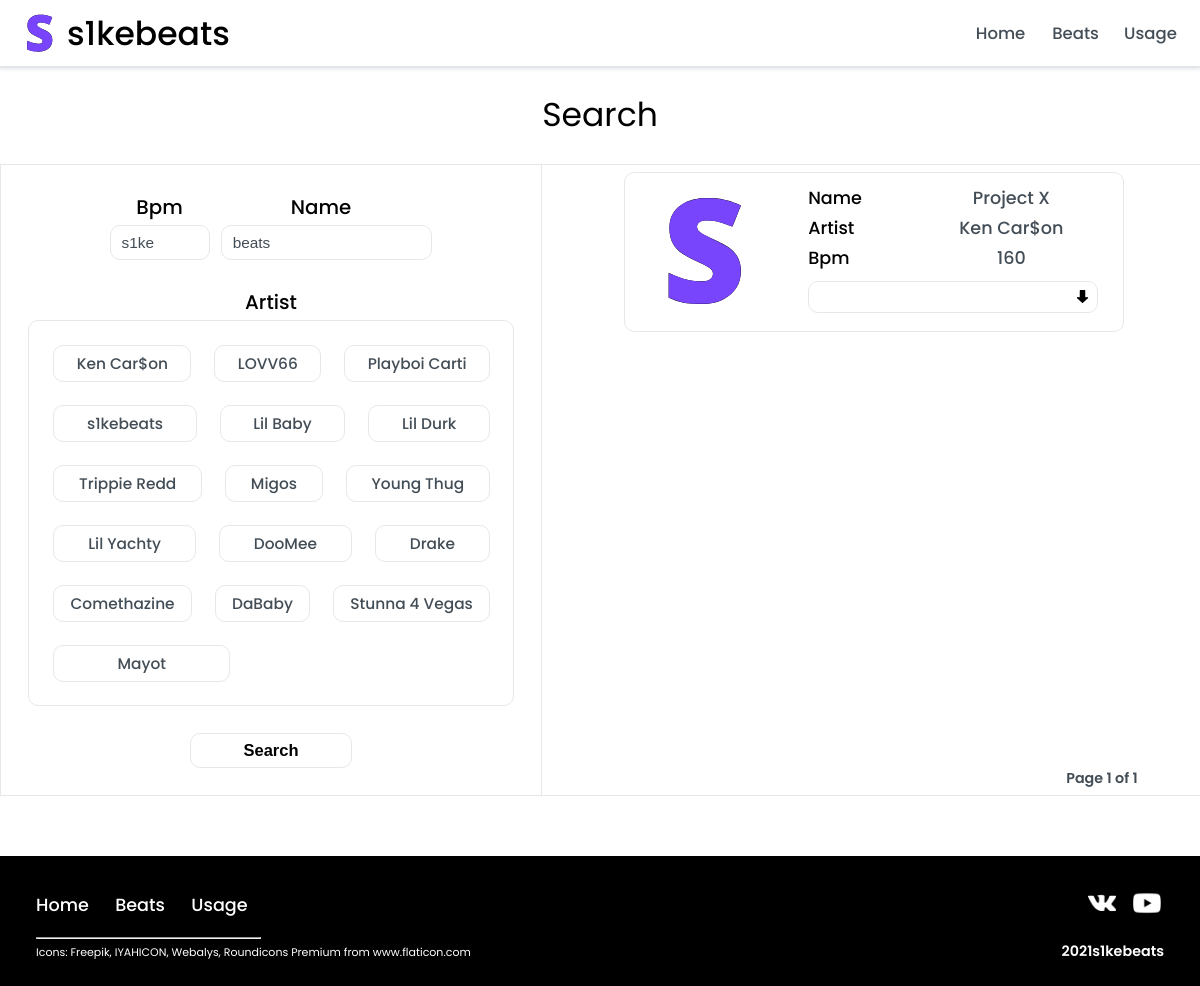
The app's page /beats/ with its own data.
### beats/models.py (models this page shows, shortened)
class Artist(models.Model):
    name = models.CharField(max_length=50)

class Beat(models.Model):
    name = models.CharField(max_length=50, help_text='Type beat name.')
    bpm = models.SmallIntegerField(help_text='Type BPM for the beat.')
    artist = models.ManyToManyField(Artist, help_text='Select Artists for the beat')
    wrap = models.ImageField(upload_to='wraps/', default='images/wraps/S.svg')
    wave = models.FileField(upload_to='audio/wave/', default='')
    mp3 = models.FileField(upload_to='audio/mp3/', default='')
    def display_artist(self):
        return ', '.join([artist.name for artist in self.artist.all()])
    display_artist.short_description = 'Artist'

### beats/views.py (the view)
# urls.py: path('beats/', views.BeatsListView.as_view(), name='beats'),
class BeatsListView(ArtistSearch, ListView):
    paginate_by = 15
    model = Beat
    def get_queryset(self):
        kwargs = {}
        if self.request.GET.get('artist'):
            kwargs["artist__in"] = self.request.GET.getlist('artist')
        if self.request.GET.get('bpm'):
            kwargs["bpm"] = self.request.GET.get('bpm')
        if self.request.GET.get('nm'):
            kwargs["name__icontains"] = self.request.GET.get('nm')
        return Beat.objects.filter(**kwargs)
    def get_context_data(self, *args, **kwargs):
        context = super().get_context_data(*args, **kwargs)
        context['artist'] = self.request.GET.get('artist')
        context['bpm'] = self.request.GET.get('bpm')
        context['nm'] = self.request.GET.get('nm')
        return context

### beats/views.py (called while the page is built)
    def get_artists(self):
        return Artist.objects.all()

### static/templates/beats/beat_list.html (shortened to what this page needs)
{% extends "base.html" %}
{% load static %}
{% block css%}
<link rel="stylesheet" href="{% static 'css/pagination.css' %}">
<link rel="stylesheet" href="{% static 'css/search.css' %}">
<link rel="stylesheet" href="{% static 'css/beats.css' %}">
{% endblock %}
{% block content %}
<p class="title">Search</p>
<section class="search-beats">
    <div class="search-wrapper">
    <div class="search">
        <form action="{% url 'beats' %}" method="get" class="search-form">
            <div class="form-top">
                <div class="form-section">
                    <p>Bpm</p>
                    <input class="form-field" type="number" size="3" name="bpm" min="87" max="160" placeholder="s1ke">
                </div>
                <div class="form-section">
                    <p>Name</p>
                    <input class="form-field field-name" type="text" placeholder="beats" name="nm">
                </div>
            </div>
            <div class="form-bottom">
                <div class="form-section">
                    <p>Artist</p>
                        <ul>
                            {% for artist in view.get_artists%}
                            <li>
                                <label for="artist">{{ artist.name }}</label>
                            </li>
                            {% endfor %}
                        </ul>
                </div>
            </div>
            <div class="search-button"><button type="submit">Search</button></div>
        </form>
    </div>
    </div>
    <div class="beats">
        <div class="pagination-downer">
        <div class="beats-wrapper">
        {% if beat_list %}
            {% for beat in beat_list %}
                <div class="beat-wrapper">
                    <div class="beat-left">
                        <img alt="wrap-image" class="wrap" src="{{ beat.wrap.url }}" width="158px" height="158px">
                    </div>
                    <div class="beat-right">
                        <div class="beat-char">
                            <div class="char-title">Name</div>
                            <div class="char-value"><div>{{beat.name}}</div></div>
                        </div>
                        <div class="beat-char">
                            <div class="char-title">Artist</div>
                            <div class="char-value"><div>{{beat.display_artist}}</div></div>
                        </div>
                        <div class="beat-char">
                            <div class="char-title">Bpm</div>
                            <div class="char-value"><div>{{beat.bpm}}</div></div>
                        </div>
                        <div class="player">
                            <div class="player-wrapper">
                                <a href="{{ beat.wave.url }}" class="download"  download="" title="download .wave">&nbsp</a>
                            </div>
                        </div>
                    </div>
                </div>
                {% endfor %}
                {% else %}
                <p style="font-size: 2rem; margin: 1%">No mathes found.</p>
                {% endif %}
            </div>
        </div>
                <section class="pagination">
                    <div class="pagination-wrapper">
                        <div class="current">
                            Page {{ page_obj.number }} of {{ page_obj.paginator.num_pages }}
                        </div>
                    </div>
                </section>
    </div>
</section>
{% endblock %}

### static/templates/base.html (shortened to what this page needs)
<!DOCTYPE html>
<html lang="en">
<head>
    {% load static %}
    <link rel="stylesheet" href="{% static 'css/main.css' %}">
    <link rel="stylesheet" href="{% static 'css/footer.css' %}">
    <link rel="stylesheet" href="{% static 'css/header.css' %}">
    <link rel="stylesheet" href="{% static 'css/player.css' %}">
    {% block css %}{% endblock %}
</head>
<body>
    <main>
        <header>
            <div class="title-wrapper">
                <a href="{% url 'index' %}">
                    <img class="icon" src="{% static 'images/S.svg' %}">
                    <p>s1kebeats</p>
                </a>
            </div>
            <nav>
                <a href="{% url 'index' %}" class="#">Home</a>
                <a href="{% url 'beats' %}" class="#">Beats</a>
                <a href="{% url 'terms' %}" class="#">Usage</a>
            </nav>
        </header>
        {% block content %}{% endblock %}
    </main>
    <footer>
        <div class="footer-top">
            <div class="top-left">
                <nav>
                    <a href="{% url 'index' %}" class="#">Home</a>
                    <a href="{% url 'beats' %}" class="#">Beats</a>
                    <a href="{% url 'terms' %}" class="#">Usage</a>
                </nav>
            </div>
            <div class="top-right">
                <ul class="socials">
                    <li>
                        <a href="https://vk.com/s1kebeats" class="vk" target="_blank" title="VK Group">&nbsp</a>
                    </li>
                    <li>
                        <a href="https://www.youtube.com/channel/UC7dV_5X2kbLohHHUu5Ckdmw" class="youtube" target="_blank" title="Youtube Channel">&nbsp</a>
                    </li>
                </ul>
            </div>
        </div>
        <div class="footer-bottom">
            <div class="bottom-left"><hr align="left">
                <p class="icons">Icons: <a href="https://www.freepik.com" title="Freepik">Freepik, IYAHICON, Webalys, Roundicons Premium</a> from <a
                    href="https://www.flaticon.com/ru/" title="Flaticon">www.flaticon.com</a>
                </p>
            </div>
            <div class="bottom-right">
                <p class="copy">2021s1kebeats</p>
            </div>
        </div>
    </footer>
</body>
</html>

### static/css/main.css (style rules this page uses)
html { font-size: 11px; font-family: 'Poppins', sans-serif; overflow-x: hidden; }
body { background-size: cover; margin: 0; padding: 0; }
main { display: flex; -webkit-box-orient: vertical; -webkit-box-direction: normal; -ms-flex-direction: column; flex-direction: column; -webkit-box-align: center; -ms-flex-align: center; align-items: center; min-height: 83.7vh; }
header, .title, .search-beats, .promo { width: 100%; }
p { padding: 0; margin: 0; }
a { text-decoration: none; color: black; -webkit-transition: color .3s; transition: color .3s; }
button { cursor: pointer; }
input { width: 100%; height: 35px; padding: 1rem; margin: 0; -webkit-box-sizing: border-box; box-sizing: border-box; background: white; border: 1px solid #e5e8eb; border-radius: 10px; font-size: 1.4rem; font-weight: 400; -webkit-transition: background .3s; transition: background .3s; }
.title { margin-block: 2%; font-size: 3rem; text-align: center; }
.vk { background-repeat: no-repeat; background-size: 2.5rem 2.5rem; background-position: .15em .25em; padding-left: 2.5rem; -webkit-transition: background-image .5s; transition: background-image .5s; background-image: url("../images/vk.png"); }
.youtube { background-repeat: no-repeat; background-size: 2.5rem 2.5rem; background-position: .15em .25em; padding-left: 2.5rem; -webkit-transition: background-image .5s; transition: background-image .5s; background-image: url("../images/youtube.png"); }
.search-beats { display: -webkit-box; display: -ms-flexbox; display: flex; margin-bottom: 5%; }

### static/css/footer.css (style rules this page uses)
footer { background: black; padding-block: 2%; padding-inline: 3%; color: white; }
.footer-top { display: -webkit-box; display: -ms-flexbox; display: flex; }
.top-left { -webkit-box-flex: 1; -ms-flex: 1; flex: 1; display: -webkit-box; display: -ms-flexbox; display: flex; -webkit-box-align: center; -ms-flex-align: center; align-items: center; }
footer nav { -webkit-box-pack: start; -ms-flex-pack: start; justify-content: flex-start; }
.top-left a { margin-right: 1.5em; font-size: 1.6rem; font-weight: 500; color: white; }
.top-right { -webkit-box-flex: 1; -ms-flex: 1; flex: 1; display: -webkit-box; display: -ms-flexbox; display: flex; -webkit-box-pack: end; -ms-flex-pack: end; justify-content: flex-end; }
.socials { font-size: 3rem; padding: 0; margin: 0; }
.socials li { display: inline; }
.footer-bottom { display: -webkit-box; display: -ms-flexbox; display: flex; -webkit-box-align: center; -ms-flex-align: center; align-items: center; }
.bottom-left { -webkit-box-flex: 1; -ms-flex: 1; flex: 1; -webkit-box-align: start; -ms-flex-align: start; align-items: flex-start; }
.bottom-left hr { max-width: 222.5px; }
.bottom-right { -webkit-box-flex: 1; -ms-flex: 1; flex: 1; }
.copy { text-align: right; font-size: 1.3rem; font-weight: 700; }
.icons { font-size: 1rem; }
.icons a { color: white; }

### static/css/header.css (style rules this page uses)
header { -webkit-box-sizing: border-box; box-sizing: border-box; display: -webkit-box; display: -ms-flexbox; display: flex; -webkit-box-orient: horizontal; -webkit-box-direction: normal; -ms-flex-direction: row; flex-direction: row; -webkit-box-align: center; -ms-flex-align: center; align-items: center; background: white; height: 6rem; padding-inline: 1%; font-weight: 500; font-size: 3rem; text-align: center; -webkit-box-shadow: 0px 0px 5px 2px rgba(34, 60, 80, 0.2); box-shadow: 0px 0px 5px 2px rgba(34, 60, 80, 0.2); }
.title-wrapper { -webkit-box-flex: 1; -ms-flex: 1 50%; flex: 1 50%; display: -webkit-box; display: -ms-flexbox; display: flex; -webkit-box-pack: start; -ms-flex-pack: start; justify-content: flex-start; }
.icon { width: auto; height: 5rem; }
.title-wrapper a { height: 100%; display: flex; align-items: center; }
.title-wrapper p { line-height: 3rem; }
nav { -webkit-box-flex: 1; -ms-flex: 1 50%; flex: 1 50%; display: -webkit-box; display: -ms-flexbox; display: flex; font-size: 1.5rem; }
header nav { -webkit-box-pack: end; -ms-flex-pack: end; justify-content: flex-end; }
header nav a { width: 75px; text-align: center; color: #04111dbf; }

### static/css/player.css (style rules this page uses)
.player { display: flex; align-items: center; height: 48px; width: 100%; }
.player-wrapper { display: flex; align-items: center; justify-content: flex-start; border: 1px solid #e5e8eb; border-radius: 10px; width: 100%; height: 30px; transition: border-color .1s; }
.download { background-repeat: no-repeat; background-size: 13px 13px; background-position: 9px 8px; background-image: url("../images/download.svg"); width: 30px; height: 30px; }

### records on screen
Artist: name "Ken Car$on"
Artist: name "LOVV66"
Artist: name "Playboi Carti"
Artist: name "s1kebeats"
Artist: name "Lil Baby"
Artist: name "Lil Durk"
Artist: name "Trippie Redd"
Artist: name "Migos"
Artist: name "Young Thug"
Artist: name "Lil Yachty"
Artist: name "DooMee"
Artist: name "Drake"
Artist: name "Comethazine"
Artist: name "DaBaby"
Artist: name "Stunna 4 Vegas"
Artist: name "Mayot"
Beat: wrap (picture), name "Project X", display_artist "Ken Car$on", bpm "160"

### other values on screen
{{ page_obj.number }} "1"
{{ page_obj.paginator.num_pages }} "1"
